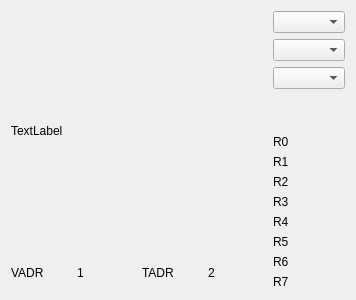
       <widget class="QWidget" name="nesTab">
        <attribute name="icon">
         <iconset resource="../xpeccy.qrc">
          <normaloff>:/images/nespad.png</normaloff>:/images/nespad.png</iconset>
        </attribute>
        <attribute name="title">
         <string/>
        </attribute>
        <layout class="QHBoxLayout" name="horizontalLayout">
         <item>
          <layout class="QVBoxLayout" name="verticalLayout_11">
           <item>
            <widget class="QLabel" name="nesScreen">
             <property name="minimumSize">
              <size>
               <width>256</width>
               <height>240</height>
              </size>
             </property>
             <property name="text">
              <string>TextLabel</string>
             </property>
            </widget>
           </item>
           <item>
            <layout class="QHBoxLayout" name="horizontalLayout_10">
             <item>
              <widget class="QLabel" name="label">
               <property name="text">
                <string>VADR</string>
               </property>
              </widget>
             </item>
             <item>
              <widget class="QLabel" name="labVAdr">
               <property name="text">
                <string>1</string>
               </property>
              </widget>
             </item>
             <item>
              <widget class="QLabel" name="label_3">
               <property name="text">
                <string>TADR</string>
               </property>
              </widget>
             </item>
             <item>
              <widget class="QLabel" name="labTAdr">
               <property name="text">
                <string>2</string>
               </property>
              </widget>
             </item>
            </layout>
           </item>
          </layout>
         </item>
         <item>
          <layout class="QVBoxLayout" name="verticalLayout_2">
           <item>
            <widget class="QComboBox" name="nesScrType"/>
           </item>
           <item>
            <widget class="QComboBox" name="nesBGTileset"/>
           </item>
           <item>
            <widget class="QComboBox" name="nesSPTileset"/>
           </item>
           <item>
            <spacer name="verticalSpacer">
             <property name="orientation">
              <enum>Qt::Vertical</enum>
             </property>
             <property name="sizeHint" stdset="0">
              <size>
               <width>20</width>
               <height>40</height>
              </size>
             </property>
            </spacer>
           </item>
           <item>
            <layout class="QGridLayout" name="gridLayout_3" columnstretch="0,0">
             <item row="2" column="0">
              <widget class="QLabel" name="label_64">
               <property name="text">
                <string>R2</string>
               </property>
              </widget>
             </item>
             <item row="5" column="0">
              <widget class="QLabel" name="label_66">
               <property name="text">
                <string>R5</string>
               </property>
              </widget>
             </item>
             <item row="4" column="0">
              <widget class="QLabel" name="label_5">
               <property name="text">
                <string>R4</string>
               </property>
              </widget>
             </item>
             <item row="0" column="0">
              <widget class="QLabel" name="label_62">
               <property name="text">
                <string>R0</string>
               </property>
              </widget>
             </item>
             <item row="6" column="0">
              <widget class="QLabel" name="label_67">
               <property name="text">
                <string>R6</string>
               </property>
              </widget>
             </item>
             <item row="3" column="0">
              <widget class="QLabel" name="label_65">
               <property name="text">
                <string>R3</string>
               </property>
              </widget>
             </item>
             <item row="1" column="0">
              <widget class="QLabel" name="label_63">
               <property name="text">
                <string>R1</string>
               </property>
              </widget>
             </item>
             <item row="7" column="0">
              <widget class="QLabel" name="label_68">
               <property name="text">
                <string>R7</string>
               </property>
              </widget>
             </item>
             <item row="0" column="1">
              <widget class="QLabel" name="lab_ppu_r0">
               <property name="text">
                <string/>
               </property>
              </widget>
             </item>
             <item row="1" column="1">
              <widget class="QLabel" name="lab_ppu_r1">
               <property name="text">
                <string/>
               </property>
              </widget>
             </item>
             <item row="2" column="1">
              <widget class="QLabel" name="lab_ppu_r2">
               <property name="text">
                <string/>
               </property>
              </widget>
             </item>
             <item row="3" column="1">
              <widget class="QLabel" name="lab_ppu_r3">
               <property name="text">
                <string/>
               </property>
              </widget>
             </item>
             <item row="4" column="1">
              <widget class="QLabel" name="lab_ppu_r4">
               <property name="text">
                <string/>
               </property>
              </widget>
             </item>
             <item row="5" column="1">
              <widget class="QLabel" name="lab_ppu_r5">
               <property name="text">
                <string/>
               </property>
              </widget>
             </item>
             <item row="6" column="1">
              <widget class="QLabel" name="lab_ppu_r6">
               <property name="text">
                <string/>
               </property>
              </widget>
             </item>
             <item row="7" column="1">
              <widget class="QLabel" name="lab_ppu_r7">
               <property name="text">
                <string/>
               </property>
              </widget>
             </item>
            </layout>
           </item>
          </layout>
         </item>
        </layout>
       </widget>
